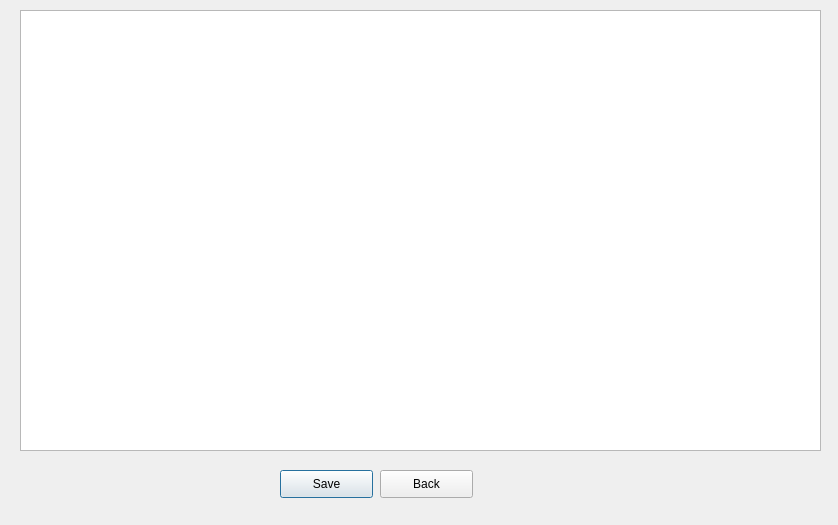
<?xml version="1.0" encoding="UTF-8"?>
<ui version="4.0">
 <class>Dialog</class>
 <widget class="QDialog" name="Dialog">
  <property name="geometry">
   <rect>
    <x>0</x>
    <y>0</y>
    <width>838</width>
    <height>525</height>
   </rect>
  </property>
  <property name="windowTitle">
   <string>Dialog</string>
  </property>
  <widget class="QPushButton" name="SaveFileButton">
   <property name="geometry">
    <rect>
     <x>280</x>
     <y>470</y>
     <width>93</width>
     <height>28</height>
    </rect>
   </property>
   <property name="text">
    <string>Save</string>
   </property>
  </widget>
  <widget class="QPushButton" name="BackButton">
   <property name="geometry">
    <rect>
     <x>380</x>
     <y>470</y>
     <width>93</width>
     <height>28</height>
    </rect>
   </property>
   <property name="text">
    <string>Back</string>
   </property>
  </widget>
  <widget class="QTextEdit" name="textEdit">
   <property name="geometry">
    <rect>
     <x>20</x>
     <y>10</y>
     <width>801</width>
     <height>441</height>
    </rect>
   </property>
  </widget>
 </widget>
 <resources/>
 <connections/>
</ui>
